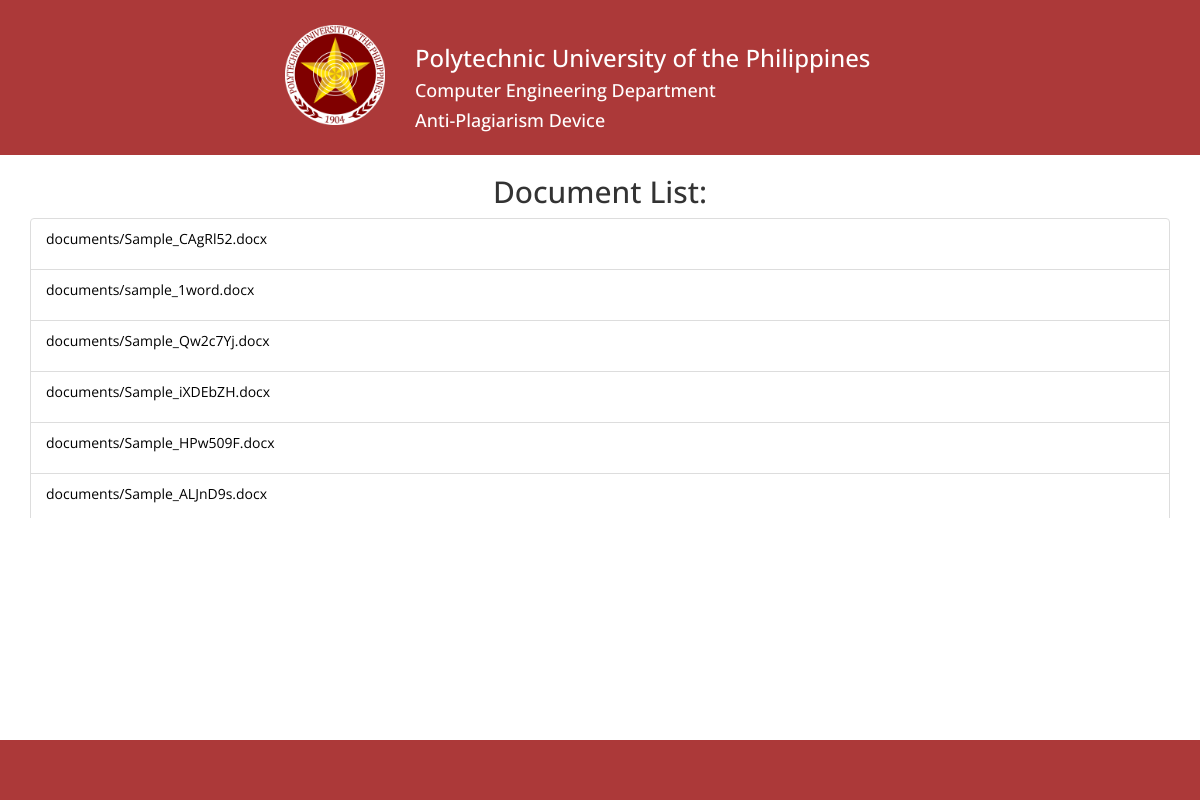
The app's page /home/doc_list/ with its own data.
### home/models.py (models this page shows)
class Document(models.Model):
    document = models.FileField(upload_to='documents/')
    docID = models.CharField(max_length=10,)

### home/views.py (the view)
def document_list(request):
    if request.method == 'GET':
        documents = Document.objects.all()
        context = {}
        context['documents'] = documents
        return render(request, 'document_list.html', context)

### home/templates/document_list.html (shortened to what this page needs)
{% extends 'borders.html' %}
{% block content %}
    <div class="container">
        <div class="row justify-content-center">
            <div class="home-option">
                <div class="col-xs-12">
                    <div class="list-container">
                        <center><h2>Document List:</h2></center>
                        <div class="list-group" style="overflow-y: auto; height: 300px;">
                            {% for document in documents %}
                            <a href="/home/document?id={{document.docID}}" class="list-group-item">
                                    <p>{{ document.document }}</p></a>
                            {% endfor %}
                        </div>
                    </div>
                </div>
            </div>
        </div>
    </div>
{% endblock %}

### home/templates/borders.html (shortened to what this page needs)
{% load static %}
<html>
<head>
    <link rel="stylesheet" href="{% static 'css/styles.css' %}">
    <link rel="stylesheet" href="{% static 'css/bootstrap.min.css' %}">
    <link rel="stylesheet" href="{% static 'css/font-awesome.min.css' %}">
</head>
<body>
<div class="container-fluid">
    <div class="row">
        <div class="header">
            <div class="col-xs-4">
                <a href="{% url 'home:index' %}"><img src="{% static 'images/pup-logo.png' %}"></a>
            </div>
            <div class="col-xs-8">
                <h3>Polytechnic University of the Philippines</h3>
                <h4>Computer Engineering Department</h4>
                <h4>Anti-Plagiarism Device</h4>
            </div>
        </div>
    </div>
</div>
<div class="content">
    {% block content %}
    {% endblock %}
</div>
<footer>
</footer>
</body>
</html>

### home/static/css/styles.css (style rules this page uses)
* { font-family: 'Open Sans', sans-serif; }
p { color: #000000; }
.header { background-color: #ac3939; padding-top: 25px; height: 155px; }
.content { height: 113px; }
.header img { float: right; width: 100px; height: 100px; }
h3, h4 { position: relative; color: #ffffff !important; }
footer { height: 60px; background-color: #ac3939; position: absolute; right: 0; bottom: 0; left: 0; }

### records on screen
Document: document "documents/Sample_CAgRl52.docx"
Document: document "documents/sample_1word.docx"
Document: document "documents/Sample_Qw2c7Yj.docx"
Document: document "documents/Sample_iXDEbZH.docx"
Document: document "documents/Sample_HPw509F.docx"
Document: document "documents/Sample_ALJnD9s.docx"
